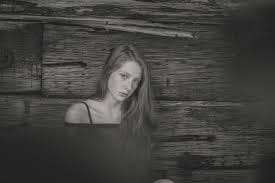
#> input picture normalisation/lowcontrast.jpeg, 275 x 183 px
$ python contrast_enhancement.py
#> lines starting #> are read from the running program, lines starting #| are printed output that depends on the picture
import cv2 as cv
import numpy as np

img = cv.imread('lowcontrast.jpeg', cv.IMREAD_GRAYSCALE)
#> img: shape (183, 275); min 16, max 196, mean 65

if img is None:
    print("Error: Image not found!")
    exit()

print("Original image shape:", img.shape)
#| Original image shape: (183, 275)

c = np.min(img)
#> c = 16
d = np.max(img)
#> d = 196
a = 0
b = 255

s = (b - a) / (d - c)
#> s = 1.42

newimg = ((img - c) * s + a).astype('uint8')
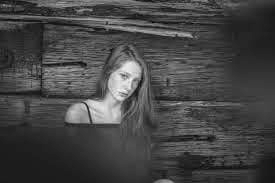
#> newimg: shape (183, 275); min 0, max 255, mean 68.9

print("Enhanced image shape:", newimg.shape)
#| Enhanced image shape: (183, 275)

cv.imshow('Original Image', img)
cv.imshow('Enhanced Image', newimg)

cv.waitKey(0)
cv.destroyAllWindows()
